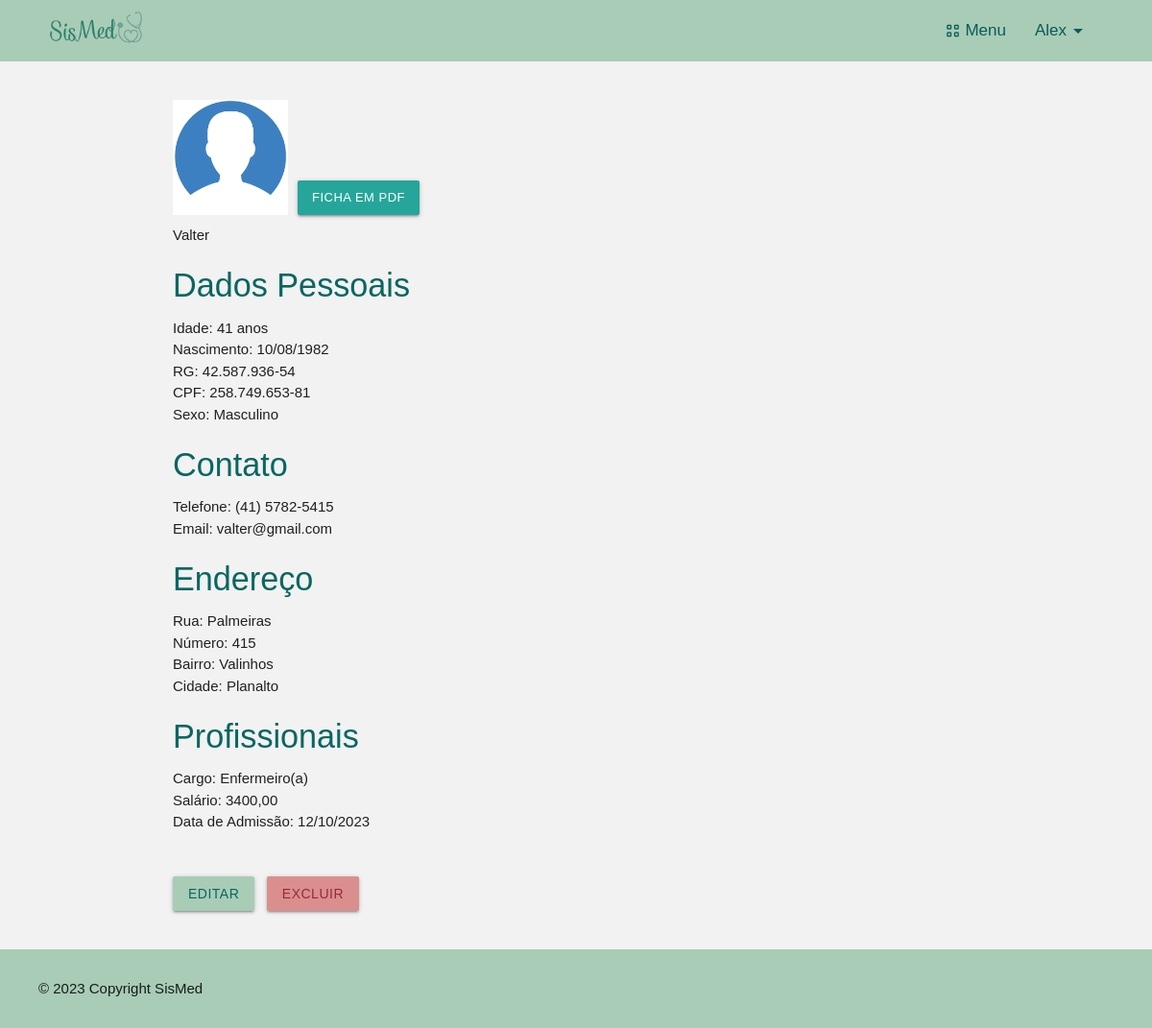
Page /dados/funcionario/2 (signed in) on the committed database.
### cadastros/models.py (models this page shows, shortened)
class Funcionario(models.Model):
    nome_completo = models.CharField(max_length=100, verbose_name='Nome Completo')
    data_nascimento = models.DateField(verbose_name='Data de Nascimento')
    rg = models.CharField(max_length=13, verbose_name='RG', unique=True)
    cpf = models.CharField(max_length=14, verbose_name='CPF', unique=True)
    sexo = models.CharField(max_length=1, choices=sexo_opcoes, null=True)
    endereco = models.OneToOneField(Endereco, null=True, on_delete=models.PROTECT)
    telefone = models.CharField(max_length=15, unique=True)
    email = models.CharField(max_length=50, unique=True)
    data_admissao = models.DateField(null=True, verbose_name='Data de Admissão')
    data_demissao = models.DateField(null=True, blank=True, verbose_name='Data de Demissão')
    cargo = models.ForeignKey(Cargo, on_delete=models.PROTECT)
    foto =  models.ImageField(upload_to='fotos_funcionarios', blank=True, null=True)
    usuario = models.OneToOneField(User, null=True, blank=True, on_delete=models.DO_NOTHING)
    def get_idade(self):
        hoje = datetime.now().date()
        idade = hoje.year - self.data_nascimento.year - ((hoje.month, hoje.day) < (self.data_nascimento.month, self.data_nascimento.day))
        return idade
    def __str__(self):
        return f'{self.nome_completo}'
    """def __str__(self):
        return f'{self.nome_completo} {self.data_nascimento} {self.rg} {self.cpf} {self.endereco} {self.telefone} {self.email} {self.data_admissao} {self.data_demissao} {self.cargo}'"""

class Endereco(models.Model):
    rua = models.CharField(max_length=50)
    numero = models.IntegerField(null=True, blank=True, verbose_name='Número')
    bairro = models.CharField(max_length=50)
    cidade = models.CharField(max_length=50)

class Cargo(models.Model):
    nome_cargo = models.CharField(max_length=50, unique=True, verbose_name='Nome do cargo')
    salario = models.DecimalField(max_digits=8, decimal_places=2, verbose_name='Salário')

### cadastros/views.py (the view)
# urls.py: path('dados/funcionario/<int:pk>', FuncionarioDetail.as_view(), name='dados-funcionario'),
class FuncionarioDetail(GroupRequiredMixin, LoginRequiredMixin, GrupoMixin, DetailView):
    login_url = reverse_lazy('login')
    group_required = u'Administrador'
    model = Funcionario
    template_name = 'cadastros/listas/dados_funcionario.html'
    context_object_name = 'funcionario'

### paginas/views.py (called while the page is built)
    def get_context_data(self, **kwargs):
        context = super().get_context_data(**kwargs)
        user = self.request.user
        is_admin = user.groups.filter(name='Administrador').exists()
        is_medico = user.groups.filter(name='Medico').exists()
        context['is_admin'] = is_admin
        context['is_medico'] = is_medico
        return context

### cadastros/templates/cadastros/listas/dados_funcionario.html (shortened to what this page needs)
{% extends 'paginas/index.html' %}
{% load static %}
{% block styles %}
    <link rel="stylesheet" href="{% static 'css/listar.css' %}">
{% endblock %}
{% block content %}
    {% if funcionario.foto %}
    <div class="foto-box">
        <img class="dados-foto" src="/media/{{funcionario.foto}}">
        <a href="{% url 'ficha-funcionario-pdf' funcionario.pk %}" class="btn btn-sm btn-gerar-ficha">Ficha em PDF</a>
    </div>
    {% else %}
    <div class="foto-box">
        <img class="dados-foto" src="{% static 'img/perfil-generico.jpg' %}">
        <a href="{% url 'ficha-funcionario-pdf' funcionario.pk %}" class="btn btn-sm btn-gerar-ficha">Ficha em PDF</a>
    </div>
    {% endif %}
    <p>{{funcionario.nome_completo}}</p>
    <div class="dados">
        <div id="dados-pessoais">
            <h4>Dados Pessoais</h4>
            <p>Idade: {{funcionario.get_idade}} anos</p>
            <p>Nascimento: {{funcionario.data_nascimento|date:'d/m/Y'}}</p>
            <p>RG: {{funcionario.rg}}</p>
            <p>CPF: {{funcionario.cpf}}</p>
            {% if funcionario.sexo == Null %}
                <p>Sexo: Não definido</p>
            {% else %}
                {% if funcionario.sexo == 'F' %}
                    <p>Sexo: Feminino</p>
                {% else %}
                    <p>Sexo: Masculino</p>
                {% endif %}
            {% endif %}
        </div>
        <div id="contato">
            <h4>Contato</h4>
            <p>Telefone: {{funcionario.telefone}}</p>
            <p>Email: {{funcionario.email}}</p>
        </div>
        <div id="endereco">
            <h4>Endereço</h4>
            <p>Rua: {{funcionario.endereco.rua}}</p>
            <p>Número: {{funcionario.endereco.numero}}</p>
            <p>Bairro: {{funcionario.endereco.bairro}}</p>
            <p>Cidade: {{funcionario.endereco.cidade}}</p>
        </div>
        <div id="profissionais">
            <h4>Profissionais</h4>
            <p>Cargo: {{funcionario.cargo.nome_cargo}}</p>
            <p>Salário: {{funcionario.cargo.salario}}</p>
            <p>Data de Admissão: {{funcionario.data_admissao|date:'d/m/Y'}}</p>
        </div>
    </div>
    <br><br>
    <a href="{% url 'editar-funcionario' funcionario.pk %}" class="btn btn-sm btn-editar">Editar</a> &nbsp;
    <a href="{% url 'excluir-funcionario' funcionario.pk %}" class="btn btn-sm btn-excluir">Excluir</a>
{% endblock %}

### paginas/templates/paginas/index.html (shortened to what this page needs)
{% load static %}
<!DOCTYPE html>
<html lang="pt-br">
<head>
    <link rel="stylesheet" href="https://cdnjs.cloudflare.com/ajax/libs/materialize/1.0.0/css/materialize.min.css">
    <link rel="stylesheet" href="{% static 'css/estilo.css' %}">
    <link rel="stylesheet" href="{% static 'css/style_dash.css' %}">
    {% block styles %}
    {% endblock %}
</head>
<body>
{% block head %}
<header>
    <a href="#" class="brand-logo">
        <img id="logo" src="{% static 'img/SisMed-logo.png' %}" alt="SisMed logo" class="responsive-img" style="max-height: 60px;">
    </a>
  <nav class="navbar-nav">
    <div class="nav-wrapper" >
            <ul id="nav-mobile" class="right hide-on-med-and-down">
                {% if request.user.is_authenticated %}
                    <li class="dropdown-trigger black-text" data-target="dropdown1">
                        <span class="icons material-symbols-outlined" id="view-cozy">View_Cozy</span>
                        Menu
                    </li>
                    <li id="drop-user" class="dropdown-trigger black-text" data-target="dropdown3"> {{ request.user }}
                        <span class="material-symbols-outlined">arrow_drop_down</span>
                    </li>
                {% else %}
                    <li><a class="black-text" id="login-option" href="{% url 'login' %}">Login</a></li>
                {% endif %}
            </ul>
        </div>
    </nav>
</header>
{% endblock %}
{% block main %}
<main>
    <div class="container" id="main-container">
        {% block content %}{% endblock %}
    </div>
</main>
{% endblock %}
{% block footer %}
<footer>
    <div class="col-12" id="copyright">
        <p>&copy; 2023 Copyright SisMed</p>
    </div>
</footer>
{% endblock %}
</body>
</html>

### static/css/estilo.css (style rules this page uses)
* { margin: 0; padding: 0; }
body { background-color: #f2f2f2; }
h4 { color: #096661; }
header { height: 64px; background-color: #a8ccb6; display: flex; align-items: center; justify-content: space-between; padding-left: 50px; padding-right: 65px; }
header #logo { width: 110px; }
.navbar-nav { background-color: #a8ccb6; box-shadow: none; justify-content: space-between; }
#drop-user { text-transform: capitalize; }
.dropdown-trigger { display: flex; align-items: center; margin-left: 30px; font-size: 17px; color: #085c58 !important; }
.icons { margin-right: 4px; font-size: 18px; }
#drop-user { font-weight: 500; }
main { min-height: 80vh; }
.container { padding-block: 20px; }
footer { background-color: #a8ccb6; padding-inline: 40px; padding-block: 30px; }
#copyright { display: flex; justify-content: space-between; }

### static/css/style_dash.css (style rules this page uses)
body { font-family: Arial, sans-serif; }

### static/css/listar.css (style rules this page uses)
.container { padding-block: 40px; }
.btn-sm { font-weight: 500; }
.foto-box { display: flex; align-items: flex-end; gap: 10px; margin-bottom: 10px; }
.dados-foto { width: 120px; }
.btn-gerar-ficha { font-size: 13px; padding-inline: 15px; }
.btn-editar { background-color: #a8ccb6; color: #096661; }
.btn-excluir { background-color: #db8e8e; color: #912c39; border: 0; }

### rows in the picture
Funcionario: foto (picture), nome_completo "Valter", get_idade "41", data_nascimento "10/08/1982", rg "42.587.936-54", cpf "258.749.653-81", telefone "(41) 5782-5415", email "valter@gmail.com", endereco.rua "Palmeiras", endereco.numero "415", endereco.bairro "Valinhos", endereco.cidade "Planalto", cargo.nome_cargo "Enfermeiro(a)", cargo.salario "3400,00", data_admissao "12/10/2023"

### other values in the picture
{{ request.user }} "Alex"
